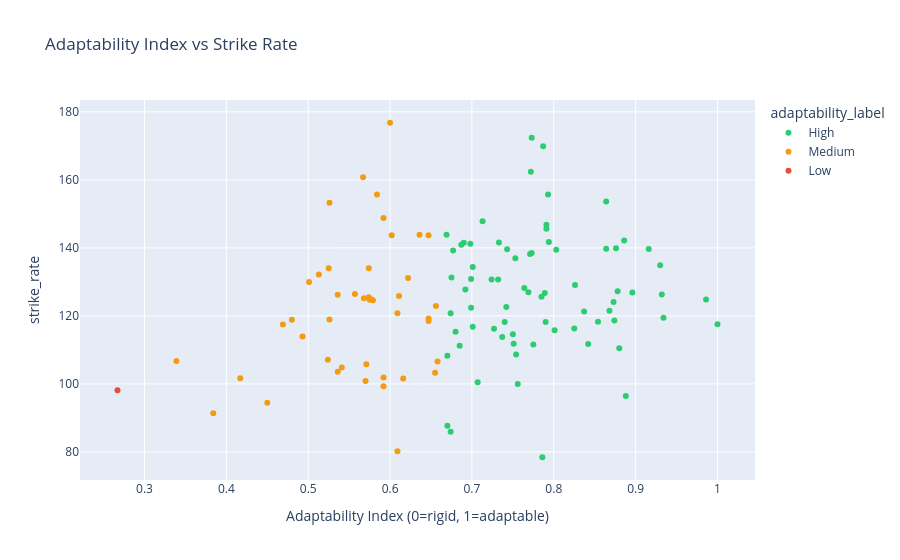

The code cell stored with this chart in its notebook:
### Code cell
# ── Adaptability vs Strike Rate ───────────────────────────────────────────────
fig = px.scatter(
    plot_df, x='adaptability_index', y='strike_rate',
    color='adaptability_label',
    hover_name='Full Name',
    title='Adaptability Index vs Strike Rate',
    labels={'adaptability_index': 'Adaptability Index (0=rigid, 1=adaptable)'},
    color_discrete_map={'Low': '#e74c3c', 'Medium': '#f39c12', 'High': '#2ecc71'}
)
fig.show()

### Figure 1 — Plotly figure (JSON) as saved in the notebook; plotly's stock layout.template omitted (floating-point values rounded to 4 significant figures)
{"data": [{"hovertemplate": "<b>%{hovertext}</b><br><br>adaptability_label=High<br>Adaptability Index (0=rigid, 1=adaptable)=%{x}<br>strike_rate=%{y}<extra></extra>", "hovertext": ["Aaron Finch", "Afif Hossain", "Aiden Markram", "Alex Hales", "Andre Russell", "Andy Balbirnie", "Aqib Ilyas", "Babar Azam", "Bas de Leede", "Bhanuka Rajapaksa", "Calum MacLeod", "Charith Asalanka", "Chris Greaves", "Colin Ackermann", "Curtis Campher", "Daryl Mitchell", "Dasun Shanaka", "David Miller", "David Warner", "David Wiese", "Dawid Malan", "Devon Conway", "Dhananjaya de Silva", "Evin Lewis", "Fakhar Zaman", "George Munsey", "Gerhard Erasmus", "Glenn Maxwell", "Glenn Phillips", "Gulbadin Naib", "JJ Smit", "Jan Frylinck", "Johnson Charles", "Jos Buttler", "KL Rahul", "Kane Williamson", "Litton Das", "Lorcan Tucker", "Mahmudullah", "Marcus Stoinis", "Martin Guptill", "Matthew Cross", "Max O'Dowd", "Michael Jones", "Michael Leask", "Mitchell Marsh", "Moeen Ali", "Mohammad Nabi", "Mohammad Naim", "Mohammad Rizwan", "Mohammad Shahzad", "Mushfiqur Rahim", "Najibullah Zadran", "Najmul Hossain Shanto", "Nicholas Pooran", "Pathum Nissanka", "Quinton de Kock", "Rahmanullah Gurbaz", "Richie Berrington", "Rishabh Pant", "Rohit Sharma", "Sabbir Rahman", "Scott Edwards", "Sean Williams", "Shakib Al Hasan", "Shan Masood", "Steven Smith", "Suryakumar Yadav", "Tamim Iqbal", "Temba Bavuma", "Virat Kohli", "Zane Green"], "legendgroup": "High", "marker": {"color": "#2ecc71", "symbol": "circle"}, "mode": "markers", "name": "High", "orientation": "v", "showlegend": true, "type": "scatter", "x": [0.826, 0.785, 0.753, 0.733, 0.773, 0.68, 0.742, 0.934, 0.786, 0.876, 0.674, 0.803, 0.775, 0.751, 0.732, 0.794, 0.842, 0.789, 0.791, 0.771, 0.801, 0.837, 0.873, 0.75, 0.692, 0.93, 0.67, 0.724, 0.687, 0.699, 0.685, 0.707, 0.74, 0.772, 0.886, 0.825, 0.88, 0.79, 0.868, 0.787, 0.773, 0.888, 1.0, 0.791, 0.793, 0.916, 0.698, 0.932, 0.674, 0.854, 0.701, 0.727, 0.743, 0.754, 0.896, 0.986, 0.669, 0.677, 0.878, 0.675, 0.764, 0.69, 0.756, 0.769, 0.874, 0.699, 0.701, 0.864, 0.713, 0.737, 0.864, 0.67], "xaxis": "x", "y": [129.1, 125.6, 136.9, 141.6, 172.4, 115.3, 122.6, 119.5, 78.43, 139.9, 85.96, 139.5, 111.6, 111.8, 130.7, 141.7, 111.7, 126.7, 146.8, 138.2, 115.8, 121.3, 124.1, 114.6, 127.8, 134.9, 108.3, 130.7, 140.9, 122.4, 111.2, 100.5, 118.2, 162.4, 142.2, 116.3, 110.5, 118.2, 121.5, 169.9, 138.5, 96.43, 117.5, 145.7, 155.7, 139.7, 141.2, 126.3, 120.7, 118.3, 134.4, 116.2, 139.6, 108.7, 126.9, 124.8, 143.9, 139.2, 127.3, 131.3, 128.2, 141.5, 100.0, 126.9, 118.7, 130.8, 116.8, 153.6, 147.8, 113.8, 139.7, 87.68], "yaxis": "y"}, {"hovertemplate": "<b>%{hovertext}</b><br><br>adaptability_label=Medium<br>Adaptability Index (0=rigid, 1=adaptable)=%{x}<br>strike_rate=%{y}<extra></extra>", "hovertext": ["Ahmed Shehzad", "Angelo Mathews", "Asghar Afghan", "Ayaan Khan", "Ben Stokes", "Brandon King", "Chris Gayle", "Colin Munro", "Corey Anderson", "Craig Ervine", "Craig Williams", "Eoin Morgan", "Gareth Delany", "George Dockrell", "Hardik Pandya", "Harry Tector", "Heinrich Klaasen", "Ibrahim Zadran", "Iftikhar Ahmed", "Jason Roy", "Jatinder Singh", "Joe Root", "Kiplin Doriga", "Kusal Mendis", "Kusal Perera", "Kyle Coetzer", "Marlon Samuels", "Michael van Lingen", "Noor Ali Zadran", "Paul Stirling", "Rassie van der Dussen", "Shimron Hetmyer", "Shoaib Malik", "Sikandar Raza", "Soumya Sarkar", "Stephan Baard", "Stephan Myburgh", "Tillakaratne Dilshan", "Tom Cooper", "Tristan Stubbs", "Usman Khawaja", "Vikramjit Singh", "Wanindu Hasaranga", "Zeeshan Maqsood"], "legendgroup": "Medium", "marker": {"color": "#f39c12", "symbol": "circle"}, "mode": "markers", "name": "Medium", "orientation": "v", "showlegend": true, "type": "scatter", "x": [0.541, 0.493, 0.647, 0.592, 0.501, 0.557, 0.567, 0.574, 0.571, 0.658, 0.384, 0.579, 0.536, 0.513, 0.592, 0.45, 0.524, 0.656, 0.568, 0.584, 0.636, 0.526, 0.622, 0.574, 0.575, 0.647, 0.469, 0.339, 0.616, 0.611, 0.609, 0.525, 0.6, 0.647, 0.536, 0.592, 0.526, 0.48, 0.655, 0.609, 0.602, 0.417, 0.577, 0.57], "xaxis": "x", "y": [104.8, 114.0, 119.2, 101.8, 129.9, 126.4, 160.8, 125.5, 105.8, 106.6, 91.37, 124.6, 126.2, 132.1, 148.8, 94.44, 107.1, 122.9, 125.2, 155.7, 143.9, 153.3, 131.1, 134.0, 124.8, 118.5, 117.5, 106.7, 101.5, 125.8, 120.8, 134.0, 176.8, 143.7, 103.6, 99.33, 119.0, 118.9, 103.3, 80.2, 143.7, 101.6, 124.8, 100.9], "yaxis": "y"}, {"hovertemplate": "<b>%{hovertext}</b><br><br>adaptability_label=Low<br>Adaptability Index (0=rigid, 1=adaptable)=%{x}<br>strike_rate=%{y}<extra></extra>", "hovertext": ["Sese Bau"], "legendgroup": "Low", "marker": {"color": "#e74c3c", "symbol": "circle"}, "mode": "markers", "name": "Low", "orientation": "v", "showlegend": true, "type": "scatter", "x": [0.267], "xaxis": "x", "y": [98.11], "yaxis": "y"}], "layout": {"legend": {"title": {"text": "adaptability_label"}, "tracegroupgap": 0}, "title": {"text": "Adaptability Index vs Strike Rate"}, "xaxis": {"anchor": "y", "domain": [0, 1], "title": {"text": "Adaptability Index (0=rigid, 1=adaptable)"}}, "yaxis": {"anchor": "x", "domain": [0, 1], "title": {"text": "strike_rate"}}}}
